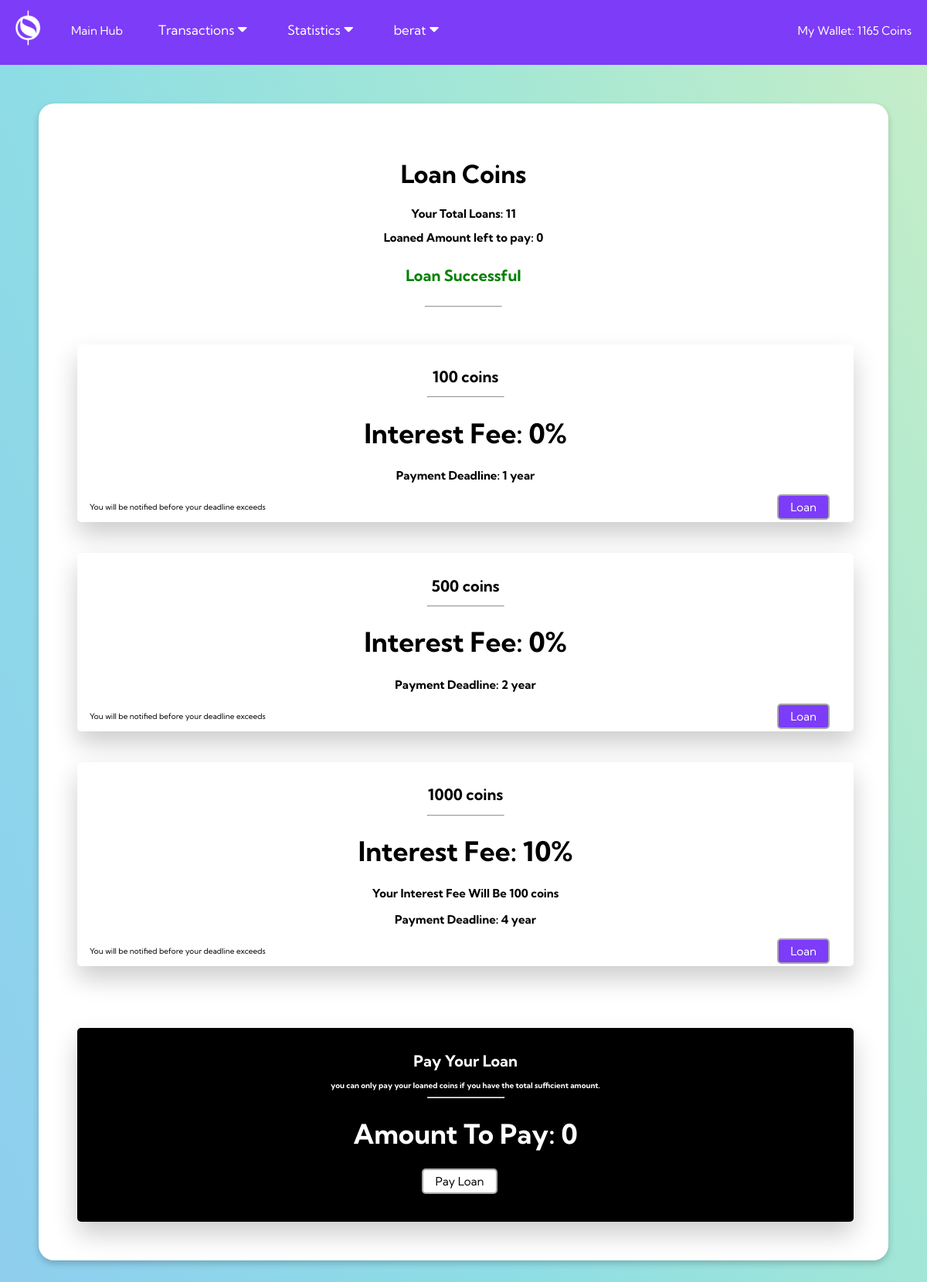
Screenshot of /Website/Dashboard/LoanCoins.php?error=Success (signed in) with the database file from the repository.
### tables this page shows
CREATE TABLE `moneydata` (
  `Username` varchar(100) NOT NULL,
  `coins` int(255) DEFAULT NULL,
  `num_transaction` int(255) DEFAULT NULL,
  `Loan_Count` int(255) DEFAULT NULL,
  `LoanAmount` int(150) DEFAULT NULL
);

### Website/functions.php (called while the page is built, shortened)
<?php
function getcoins($username){
    include "dbinfo.php";
    $sql= "SELECT * FROM `moneydata` WHERE Username = '$username';";
    $rescoins = mysqli_query($connect, $sql);
    $row =mysqli_fetch_assoc($rescoins);
    $coins=$row["coins"];
    $num_transaction=$row["num_transaction"];
    return array($coins, $num_transaction);
}
function CountLoans($username){
    include "dbinfo.php";
$sql="SELECT `Loan_Count` FROM `moneydata` WHERE `Username` ='$username';";
$result=mysqli_query($connect,$sql);
$row=mysqli_fetch_array($result);
$NumTrans=$row["Loan_Count"];
return $NumTrans;
}
function CountLoanedAmount($username){
    include "dbinfo.php";
    $sql3 = "SELECT `LoanAmount` FROM `moneydata` WHERE `Username` = '$username'; ";
    $result3 = mysqli_query($connect,$sql3);
    $row=mysqli_fetch_array($result3);
$NumAmount=$row["LoanAmount"];
return $NumAmount;
}
?>

### Website/Dashboard/LoanCoins.php (the view, shortened to what this page needs)
<?php
include "../functions.php";
$coinres= getcoins($username);
$count=CountLoans($username);
$count2= CountLoanedAmount($username);
?>
<!DOCTYPE html>
<html lang="en">
<head>
  <link rel="stylesheet" href="https://use.fontawesome.com/releases/v5.15.1/css/all.css"
>
</head>
<body>
<div class="navbar">
        <ul>
            <li> <img class="logo" src="../img/moneytreelogo_white_00000.png"> </li>
            <li > <a href="main_hub.php">Main Hub</a> </li>
            <li> <div class="dropdown">
    <button class="dropbtn">Transactions
      <i class="fa fa-caret-down"></i>
    </button>
  </div> </li>
  <li> <div class="dropdown">
    <button class="dropbtn">Statistics
      <i class="fa fa-caret-down"></i>
    </button>
  </div> </li>
  <li> <div class="dropdown">
    <button class="dropbtn">
    <?php
  echo "$username";
  ?>
      <i class="fa fa-caret-down"></i>
    </button>
  </div> </li>
            <li class="signup"> <a class="signup" href="LoanCoins.php">My Wallet: <?php echo $coinres[0]; ?> Coins </a> </li>
        </ul>
    </div>
  <div class="Hub">
  <h1 style="text-align:center">Loan Coins</h1>
  <h2 style="font-size:15px; text-align:center">Your Total Loans: <?php echo $count; ?> </h2>
  <h2 style="font-size:15px; text-align:center">Loaned Amount left to pay: <?php echo $count2; ?> </h2>
 <?php
 if (isset($_GET["error"]))
 {
 if($_GET["error"] == "Success")
 {
 echo"<h4> Loan Successful </h4>";
 }
}
 ?>
     <hr/>
  <div class="card">
    <h1 style="color: black; font-size: 20px;"> 100 coins </h1>
    <hr/>
    <h1 style="color: black; font-size: 35px;">Interest Fee: 0%</h1>
    <h3 style="color: black; font-size: 15px; ">Payment Deadline: 1 year</h3>
    <form action="./LoanAction.php" method="post">
    <button style="float:right; font-size:15px;" type="submit" value="100" name="Amount"> Loan </button>
  </form>
   <p style="color: black; font-size: 10px; float: left;">You will be notified before your deadline exceeds</p>
  <br/>
  </div>
  <div class="card">
    <h1 style="color: black; font-size: 20px;"> 500 coins </h1>
    <hr/>
    <h1 style="color: black; font-size: 35px;">Interest Fee: 0%</h1>
    <h3 style="color: black; font-size: 15px; ">Payment Deadline: 2 year</h3>
    <form action="./LoanAction.php" method="post">
    <button style="float:right; font-size:15px;" type="submit" value="500" name="Amount"> Loan </button>
  </form>
   <p style="color: black; font-size: 10px; float: left;">You will be notified before your deadline exceeds</p>
  <br/>
  </div>
  <div class="card">
    <h1 style="color: black; font-size: 20px;"> 1000 coins </h1>
    <hr/>
    <h1 style="color: black; font-size: 35px;">Interest Fee: 10%</h1>
    <h3 style="color: black; font-size: 15px; ">Your Interest Fee Will Be 100 coins</h3>
    <h3 style="color: black; font-size: 15px; ">Payment Deadline: 4 year</h3>
    <form action="./LoanAction.php" method="post">
    <button style="float:right; font-size:15px;" type="submit" value="1000" name="Amount"> Loan </button>
  </form>
   <p style="color: black; font-size: 10px; float: left;">You will be notified before your deadline exceeds</p>
  <br/>
  </div>
  <div class="card" style="background-color:black; color:white;">
    <h1 style="color: white; font-size: 20px;"> Pay Your Loan </h1>
    <h1 style="color: white; font-size: 10px;"> you can only pay your loaned coins if you have the total sufficient amount. </h1>
    <hr/>
    <h1 style="color: white; font-size: 35px;">Amount To Pay: <?php echo $count2; ?></h1>
    <form action="./PayLoanAction.php" method="post">
    <button style="text-align:center; font-size:15px; color:black; background-color:white;" type="submit" name="Amount"> Pay Loan </button>
  </form>
  <br/>
  </div>
</div>
</body>
</html>

### Website/Dashboard/LoanCoins.php (style rules this page uses)
* { font-family: 'Kumbh Sans', sans-serif; }
body { height: 100%; overflow-x: hidden; margin: 0; background-image: linear-gradient(to right top, #a2beeb, #8ecfee, #8edde5, #a4e7d5, #c7eec7); background-repeat: no-repeat; height: 100%; height: 3000px; }
ul { list-style-type: none; margin: 0; padding: 0; overflow: hidden; background-color: #7D3CF8; border-bottom: solid #7D3CF8 5px; }
.navbar { position: sticky; top: 0; z-index: 1; }
li { margin: 10px; float: left; color:white: }
li a { display: block; color: white; text-align: center; padding: 20px 10px; text-decoration: none; }
.logo { width: 52px; animation: rotation 5s infinite linear; }
.signup { float: right; }
h3 { margin-top:10px; }
h1 { color:white: font-weight: 400; }
.signup { transition: 1s; border: 0px solid #7D3CF8; border-radius: 50px; background-color: #7D3CF8; color: white; }
* { box-sizing: border-box; }
body { font-family: Arial, Helvetica, sans-serif; }
@media screen and (max-width: 10000px) { .card { margin-left: 0px; margin-right: 25px; } }
.card { margin-left: 30px; text-align: center; box-shadow: 0 4px 8px 0 rgba(0, 0, 0, 0.2); padding: 16px; height: 100%; border-radius:5px; text-align: center; background-color: #f1f1f1; background-color: white; box-shadow: 0 16px 32px 0 rgba(0,0,0,0.2); }
.card h3 { display: none; animation-duration: 1.5s; }
.card h3 { display: block; animation-name: text; animation-duration: 1.5s; }
.dropdown { float: left; overflow: hidden; }
.dropdown .dropbtn { font-size: 17px; border: none; outline: none; color:white; padding: 18px 16px; background-color: inherit; font-family: inherit; margin: 0; }
.Hub { margin:50px; background-color: #FFFFFF; padding:50px 20px 50px 20px; box-shadow: 0 4px 8px 0 rgba(0,0,0,0.2); border-radius:20px; }
a { text-decoration: none; color:black; font-size: 15px; }
h4 { text-align:center; font-size:20px; color:green; }
i { font-size: 20px; }
hr { width: 100px; }
button { border: 2px solid rgb(168, 168, 168); background-color: #7D3CF8; border-radius: 5px; font-size: 10px; margin-right:15px; padding-bottom: 5px; padding-top: 5px; padding-left: 15px; padding-right: 15px; transition: 0.2s; color: white; }

### rows the page displays
moneydata: coins "1165", Loan_Count "11", LoanAmount "0"

### other values shown
$username "berat"
